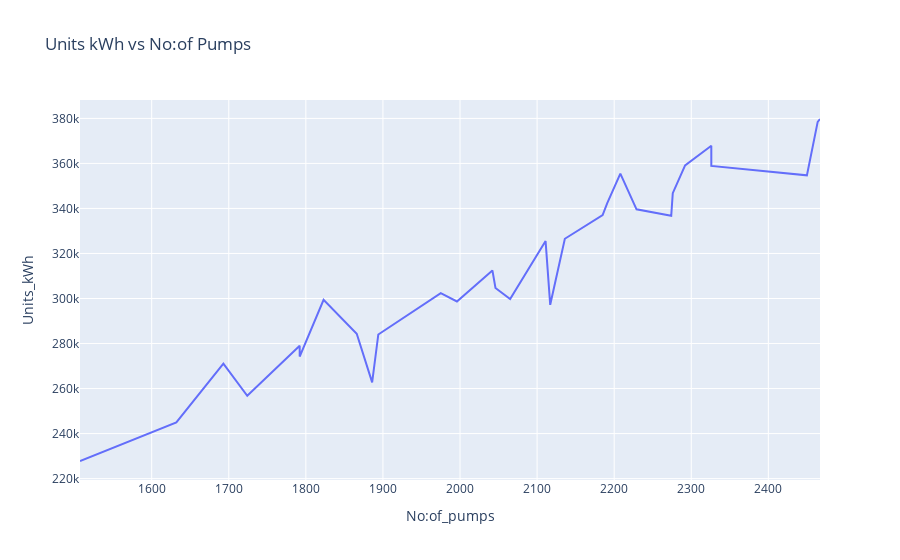

Write notebook code for a chart like this one.
### Code cell
sorted_data = df.sort_values(by='No:of_pumps')
fig = px.line(sorted_data, x="No:of_pumps", y='Units_kWh', title='Units kWh vs No:of Pumps',hover_data=['Standardized_Date','No:of_pumps'])

fig.show()

### Figure 1 — Plotly figure (JSON) as saved in the notebook; plotly's stock layout.template omitted (floating-point values rounded to 4 significant figures)
{"data": [{"customdata": [["2022-07-31"], ["2022-08-31"], ["2022-02-28"], ["2022-06-30"], ["2022-01-31"], ["2022-09-30"], ["2022-04-30"], ["2021-12-31"], ["2022-05-31"], ["2023-02-28"], ["2022-11-30"], ["2022-03-31"], ["2023-07-31"], ["2022-10-31"], ["2023-01-31"], ["2022-12-31"], ["2023-10-31"], ["2023-03-31"], ["2024-01-31"], ["2023-11-30"], ["2023-04-30"], ["2023-09-30"], ["2023-05-31"], ["2023-06-30"], ["2024-04-30"], ["2023-08-31"], ["2024-02-29"], ["2024-05-31"], ["2023-12-31"], ["2024-03-31"]], "hovertemplate": "No:of_pumps=%{x}<br>Units_kWh=%{y}<br>Standardized_Date=%{customdata[0]}<extra></extra>", "legendgroup": "", "line": {"color": "#636efa", "dash": "solid"}, "marker": {"symbol": "circle"}, "mode": "lines", "name": "", "orientation": "v", "showlegend": false, "type": "scatter", "x": [1507, 1632, 1693, 1724, 1792, 1792, 1823, 1866, 1886, 1894, 1975, 1996, 2042, 2046, 2065, 2111, 2117, 2136, 2185, 2191, 2208, 2229, 2274, 2276, 2292, 2326, 2326, 2450, 2464, 2467], "xaxis": "x", "y": [227816, 244952, 271048, 256808, 278984, 274192, 299392, 284352, 262752, 284016, 302344, 298664, 312488, 304680, 299784, 325496, 297184, 326536, 337032, 342376, 355440, 339606, 336744, 346766, 359136, 367832, 358912, 354696, 378448, 379736], "yaxis": "y"}], "layout": {"legend": {"tracegroupgap": 0}, "title": {"text": "Units kWh vs No:of Pumps"}, "xaxis": {"anchor": "y", "domain": [0, 1], "title": {"text": "No:of_pumps"}}, "yaxis": {"anchor": "x", "domain": [0, 1], "title": {"text": "Units_kWh"}}}}
